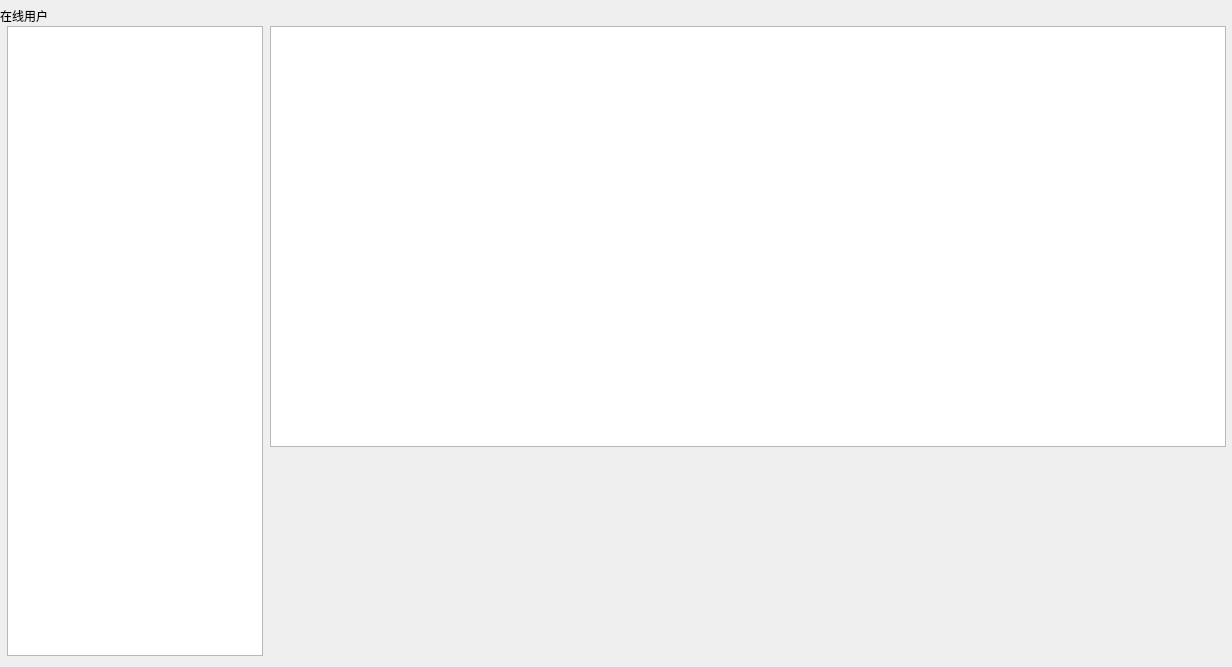
<?xml version="1.0" encoding="UTF-8"?>
<ui version="4.0">
 <class>Server</class>
 <widget class="QWidget" name="Server">
  <property name="geometry">
   <rect>
    <x>0</x>
    <y>0</y>
    <width>1232</width>
    <height>667</height>
   </rect>
  </property>
  <property name="focusPolicy">
   <enum>Qt::ClickFocus</enum>
  </property>
  <property name="windowTitle">
   <string>Server</string>
  </property>
  <widget class="QListWidget" name="clientList">
   <property name="geometry">
    <rect>
     <x>7</x>
     <y>26</y>
     <width>256</width>
     <height>630</height>
    </rect>
   </property>
  </widget>
  <widget class="QLabel" name="label">
   <property name="geometry">
    <rect>
     <x>0</x>
     <y>0</y>
     <width>131</width>
     <height>31</height>
    </rect>
   </property>
   <property name="text">
    <string>在线用户</string>
   </property>
  </widget>
  <widget class="QTableView" name="tableView">
   <property name="geometry">
    <rect>
     <x>270</x>
     <y>26</y>
     <width>956</width>
     <height>421</height>
    </rect>
   </property>
   <property name="focusPolicy">
    <enum>Qt::NoFocus</enum>
   </property>
   <property name="verticalScrollMode">
    <enum>QAbstractItemView::ScrollPerPixel</enum>
   </property>
   <property name="horizontalScrollMode">
    <enum>QAbstractItemView::ScrollPerPixel</enum>
   </property>
  </widget>
 </widget>
 <layoutdefault spacing="6" margin="11"/>
 <resources/>
 <connections/>
</ui>
